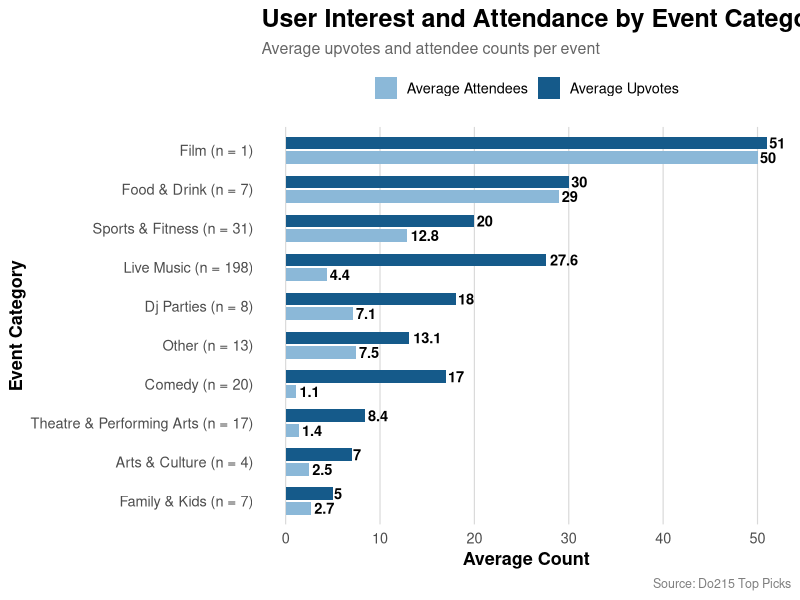

Source code (R):
library(tidyverse)
library(lubridate)

do215_events <- read_csv(
  "data/raw/events/Upcoming Events/do215_top_picks.csv",
  show_col_types = FALSE
)

# -----------------------------------------
# Adjust category names
# -----------------------------------------

do215_events <- do215_events |>
  mutate(
    category = case_when(
      
      category == "music" ~
        "Live Music",
      
      category == "comedy" ~
        "Comedy",
      
      category == "food-drink" ~
        "Food & Drink",
      
      category == "dj-parties" ~
        "DJ Parties",
      
      category == "arts-culture" ~
        "Arts & Culture",
      
      category %in% c("outdoors", "sports","sports-fitness")  ~
        "Sports & Fitness",
      
      category == "film" ~
        "Film",
      
      category %in% c("family-kids", "arts-family") ~
        "Family & Kids",
      
      
      category == "theatre-performing-arts" ~
        "Theatre & Performing Arts",
      
      TRUE ~
        "Other"
    )
  )

do215_events <- do215_events %>%
  mutate(
    event_name = str_squish(event_name),
    category = str_squish(category),
    byline = str_squish(byline),
    venue = str_squish(venue),
    city = str_squish(city),
    state = str_squish(state),
    zip_code = str_squish(zip_code),
    event_time = str_squish(event_time),
    series_info = str_squish(series_info),
    extra_text = str_squish(extra_text)
  )

do215_events <- do215_events %>%
  mutate(
    attendees = as.numeric(attendees),
    upvotes = as.numeric(upvotes),
    event_id = as.character(event_id)
  )

#check if there is any missing value
missing_summary <- do215_events %>%
  summarise(
    across(
      everything(),
      ~ sum(is.na(.))
    )
  ) %>%
  pivot_longer(
    everything(),
    names_to = "variable",
    values_to = "missing"
  ) %>%
  arrange(desc(missing))

missing_summary

#check if there is any duplicated data
duplicate_events <- do215_events %>%
  count(event_id, sort = TRUE) %>%
  filter(!is.na(event_id), n > 1)
duplicate_events

do215_events <- do215_events %>%
  distinct(event_id, .keep_all = TRUE)

#find the most popular upcoming events
top_10_events <- do215_events %>%
  arrange(desc(upvotes)) %>%
  select(
    event_name,
    category,
    venue,
    event_time,
    attendees,
    upvotes,
    is_free
  ) %>%
  slice_head(n = 10)

top_10_events



#————————————————————————————————————————————————
#analyze the category distribution
category_summary <- do215_events %>%
  group_by(category) %>%
  summarise(
    n_events = n(),
    total_upvotes = sum(upvotes, na.rm = TRUE),
    total_attendees = sum(attendees, na.rm = TRUE),
    avg_upvotes = mean(upvotes, na.rm = TRUE),
    avg_attendees = mean(attendees, na.rm = TRUE),
    median_upvotes = median(upvotes, na.rm = TRUE),
    median_attendees = median(attendees, na.rm = TRUE)
  ) %>%
  arrange(desc(total_upvotes))

category_summary


#————————————————————————————————
#data visualization

library(ggplot2)
library(dplyr)
library(tidyr)
library(forcats)

# Prepare data
category_plot <- category_summary %>%
  select(
    category,
    n_events,
    avg_upvotes,
    avg_attendees
  ) %>%
  pivot_longer(
    cols = c(avg_upvotes, avg_attendees),
    names_to = "measure",
    values_to = "value"
  ) %>%
  mutate(
    measure = recode(
      measure,
      avg_upvotes = "Average Upvotes",
      avg_attendees = "Average Attendees"
    ),
    category = fct_reorder(
      category,
      ifelse(
        measure == "Average Upvotes",
        value,
        NA_real_
      ),
      .fun = median,
      na.rm = TRUE
    ),
    category_label = paste0(
      str_to_title(as.character(category)),
      " (n = ", n_events, ")"
    )
  )

# Plot
category_plot_gg <-ggplot(
  category_plot,
  aes(
    x = fct_reorder(
      category_label,
      value,
      .fun = median
    ),
    y = value,
    fill = measure
  )
) +
  geom_col(
    position = position_dodge(width = 0.75),
    width = 0.65
  ) +
  
  geom_text(
    aes(
      label = round(value, 1)
    ),
    position = position_dodge(width = 0.75),
    hjust = -0.15,
    size = 3.7,
    fontface = "bold"
  ) +
  
  scale_fill_manual(
    values = c(
      "Average Upvotes" = "#155A8A",
      "Average Attendees" = "#8BB8D8"
    )
  ) +
  
  coord_flip() +
  
  labs(
    title = "User Interest and Attendance by Event Category",
    subtitle = "Average upvotes and attendee counts per event",
    x = "Event Category",
    y = "Average Count",
    fill = NULL,
    caption = "Source: Do215 Top Picks"
  ) +
  
  theme_minimal(base_size = 13) +
  theme(
    plot.title = element_text(
      size = 18,
      face = "bold"
    ),
    plot.subtitle = element_text(
      size = 11.5,
      color = "gray40"
    ),
    plot.caption = element_text(
      size = 9,
      color = "gray50"
    ),
    axis.title = element_text(
      face = "bold"
    ),
    axis.text.y = element_text(
      size = 10.5
    ),
    legend.position = "top",
    panel.grid.major.y = element_blank(),
    panel.grid.minor = element_blank(),
    panel.grid.major.x = element_line(
      color = "gray85",
      linewidth = 0.4
    )
  )
